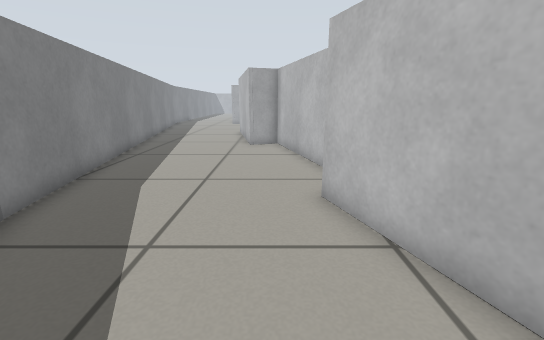
View 1 (above)

15 first-person views from a walk through a Gazebo world. The camera is 0.57 m above the floor, tilts 14° down and sees 90° across. The floor is counted in squares, 0.25 m on a side. Each view is taken from the middle of a square. On the plan, view 1 faces up. The plan holds only what a view shows up to about 17 squares ahead; the rest is blank. The place goes on beyond the plan.

View 2
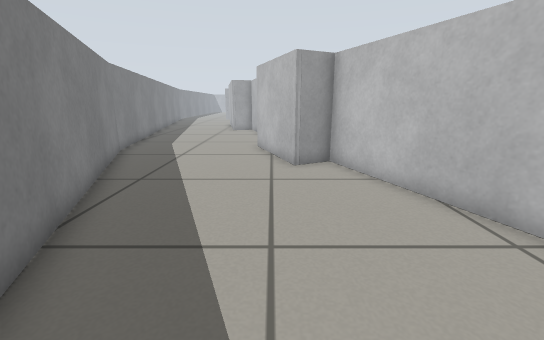

View 3
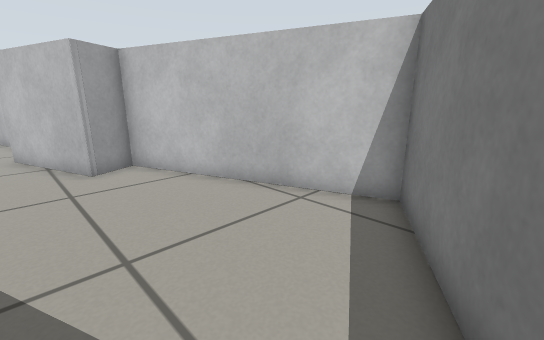

View 4
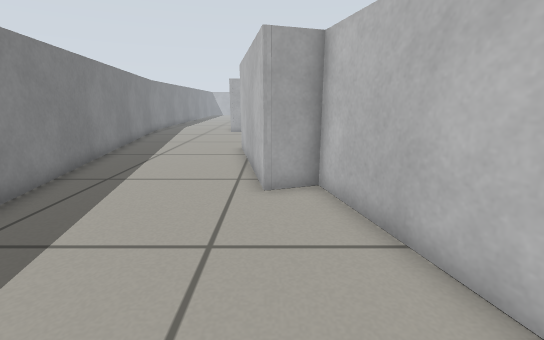

View 5
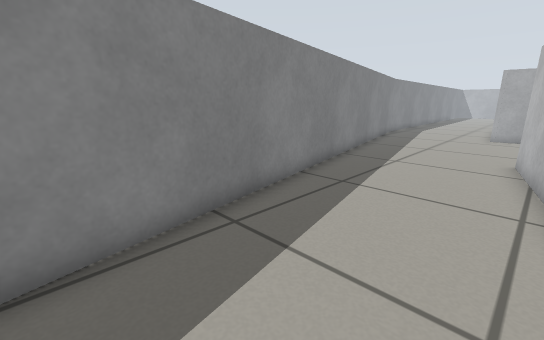

View 6
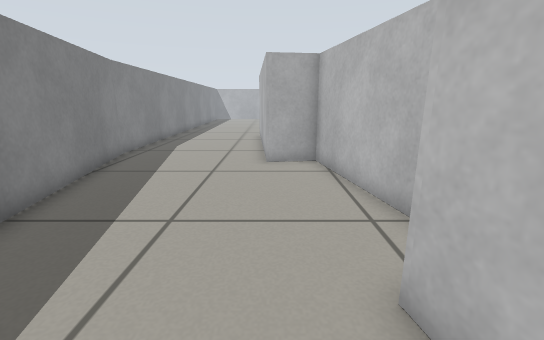

View 7
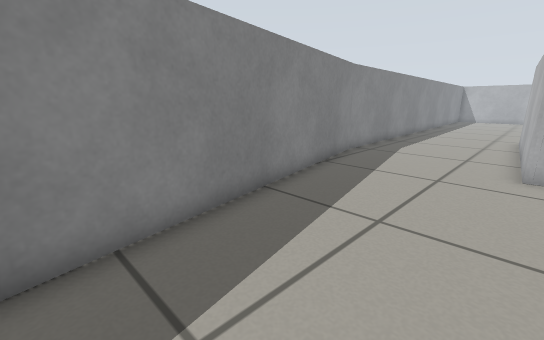

View 8
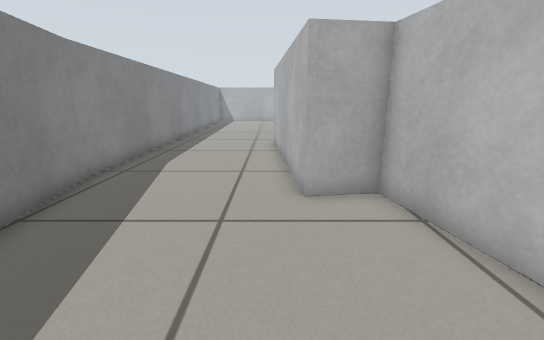

View 9
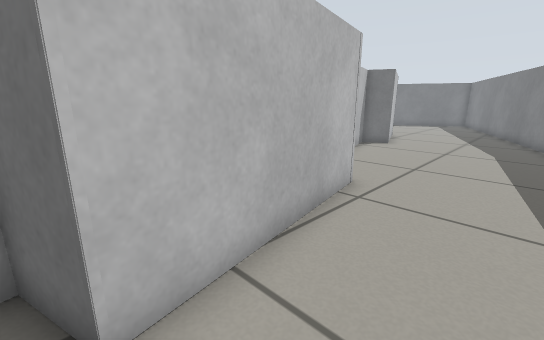

View 10
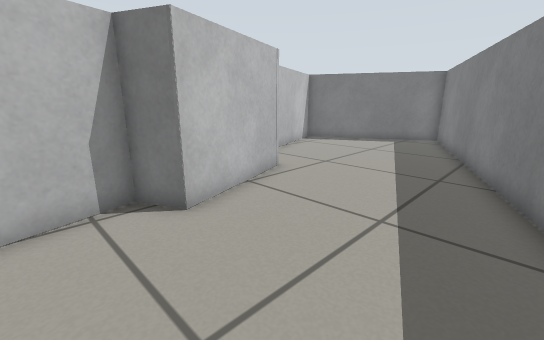

View 11
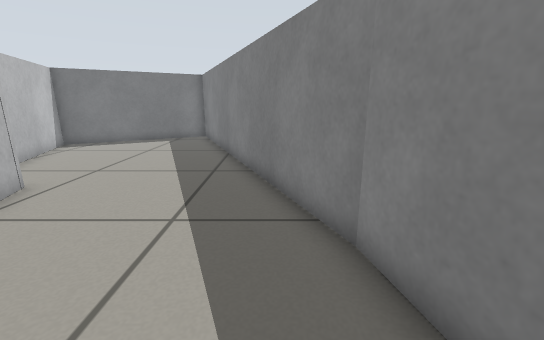

View 12
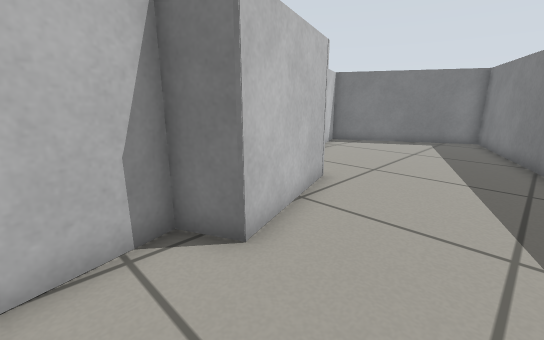

View 13
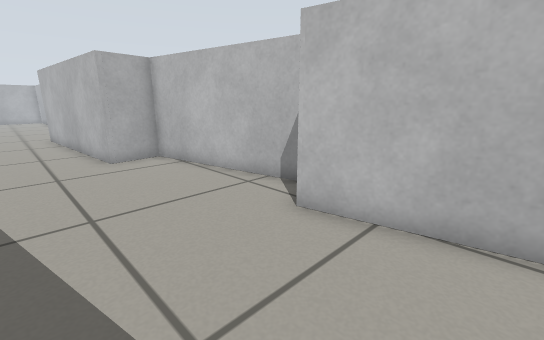

View 14
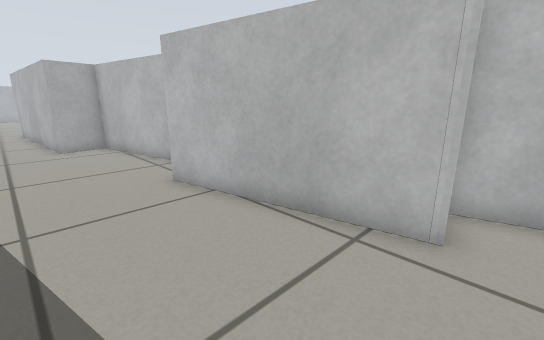

View 15
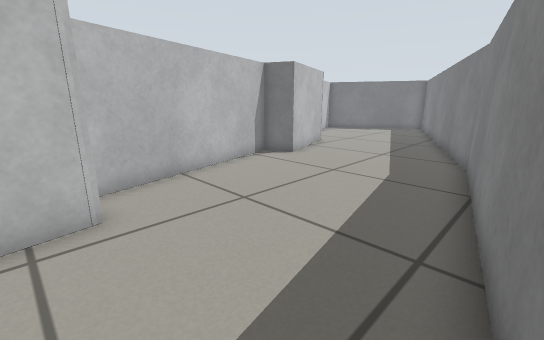

### Floor plan
Points are (right, up) in squares from view 1. A wall is a line through its corners. A room is listed if a view was taken in it or the views show most of it. See-through windows are left out.
Room 1 (views 1, 2, 3)
walls: (0.7, -9.5) (7.4, -5.8) (4.3, 2.5) (2.8, 1.8) (2.4, 3); (-3.9, 1.4) (0.5, -9.5)
ways out: opening at (-1, 1.2) to room 2
Room 2 (views 4, 5, 6, 7, 8, 9, 10, 11, 12, 13, 14, 15)
walls: (-10.8, 31.3) (-5.3, 5); (-5.4, 5.1) (-3.9, 1.4); (2.4, 3) (1.2, 6.4) (2.5, 7) (0.3, 15.3) (-1.2, 14.9) (-2.5, 21.7) (-0.8, 22.2) (-2.2, 29.7) (-4.2, 29.4) (-4.8, 37.6); (-10.9, 37.5) (-10.8, 31.1)
ways out: opening at (-1, 1.2) to room 1

Where each view was taken, in squares from view 1:
view 1: 0 up, 0 right, facing up
view 2: 8 down, 2 right, facing up
view 3: 8 down, 1 right, facing up-right
view 4: 8 up, 1 left, facing up
view 5: 9 up, 2 left, facing up-left
view 6: 19 up, 4 left, facing up
view 7: 19 up, 4 left, facing up-left
view 8: 23 up, 5 left, facing up
view 9: 22 up, 5 left, facing down-right
view 10: 9 up, 4 left, facing down-right
view 11: 9 up, 4 left, facing down
view 12: 9 up, 2 left, facing down-right
view 13: 18 up, 7 left, facing up-right
view 14: 14 up, 6 left, facing up-right
view 15: 16 up, 7 left, facing down-right
